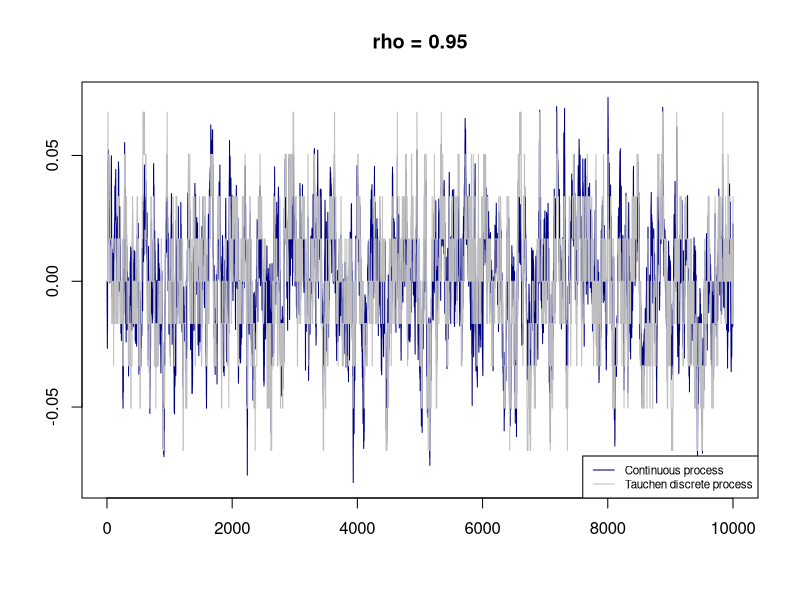
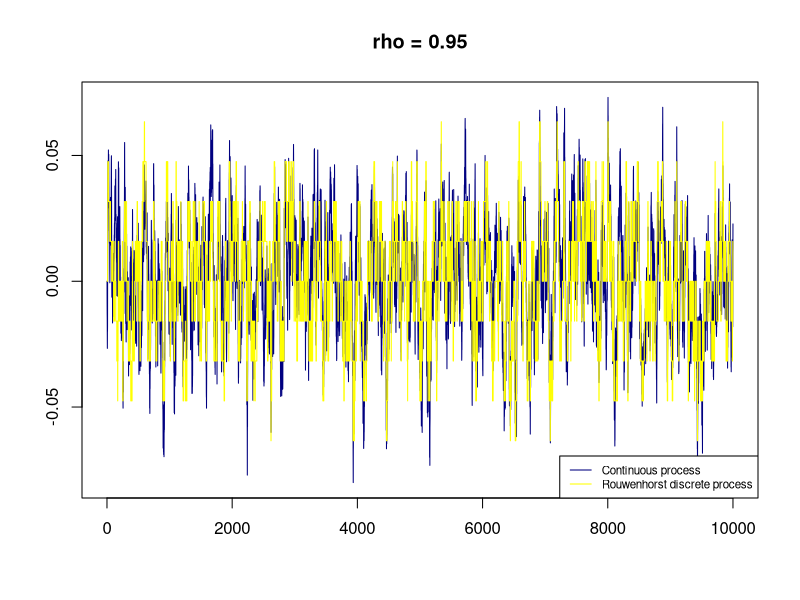
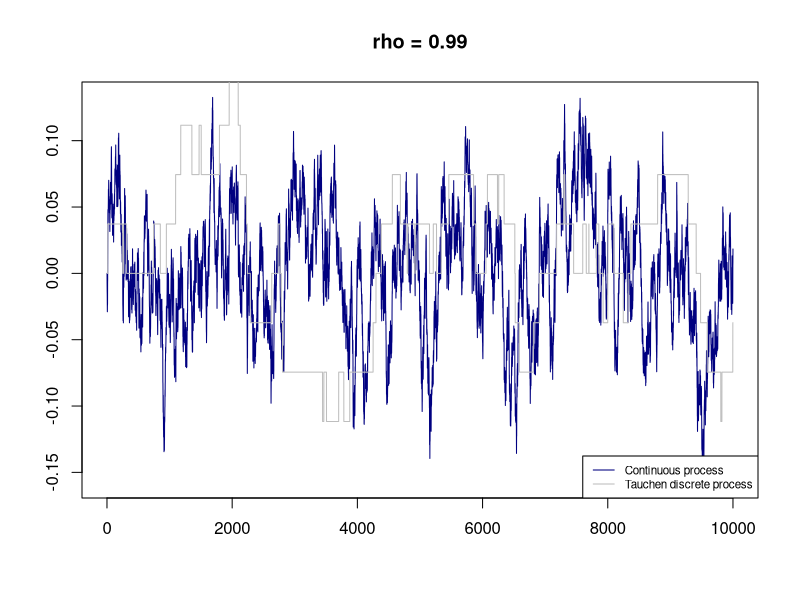
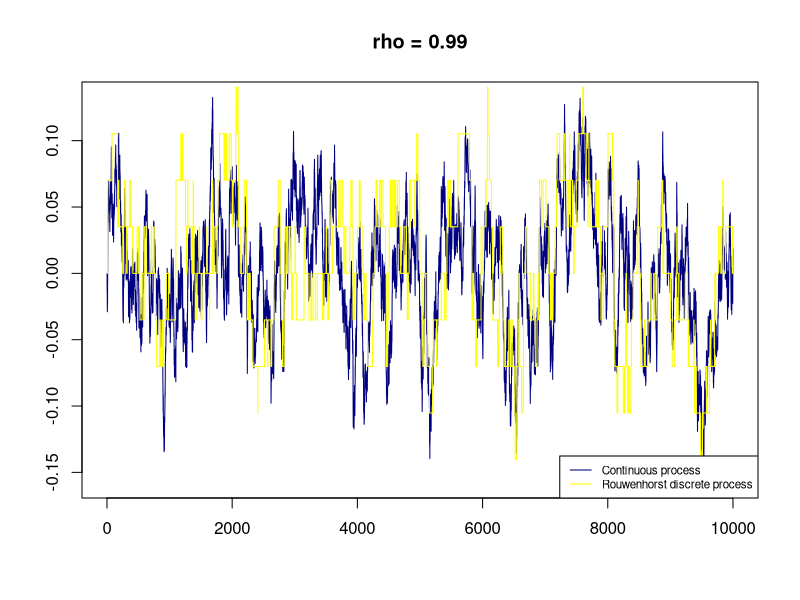

These charts were generated, in order, by the following R code:
##########################################
#### Lista 1 - Métodos Numéricos 2023 ####
##########################################

library(tidyverse)
library(xtable)

rm(list = ls())

rho <- 0.95 # persistence
sigma <- 0.007 # sd of the error
N <- 9 # number of states
n <- 10000 # number of periodos
m <- 3 # number of sds
mu <- 0 # mean of the ar process

set.seed(7)

########### Question 1

## Tauchen

Tauchen <- function(rho, N, sigma, mu = 0.0, m = 3){

  theta_sup <- m*sqrt(sigma^2/(1-rho^2)) # sigma is the sd of the error
  theta_grid <- seq(from = -theta_sup, to = theta_sup, length.out = N)
  delta <- (theta_grid[2]-theta_grid[1])/2
  
  P <- matrix(0, nrow = N, ncol = N)
  
  for(i in 1:N){
    for(j in 2:N-1){
      
      P[i,1] <- pnorm((-theta_sup + delta - rho*theta_grid[i]-(1-rho)*mu)/sigma)
      P[i,N] <- 1 - pnorm((theta_sup - delta - rho*theta_grid[i]-(1-rho)*mu)/sigma)
      P[i,j] <- pnorm((theta_grid[j] + delta - rho*theta_grid[i]-(1-rho)*mu)/sigma) -
                pnorm((theta_grid[j] - delta - rho*theta_grid[i]-(1-rho)*mu)/sigma)
    } 
  }            
  
  return(list(P, theta_grid))
}


########### Question 2

## Rouwenhorst

Rouwen <- function(rho, N, sigma, mu=0.0){

  theta_sup <- mu + sigma*sqrt((N-1)/(1-rho^2)) # sigma is the sd of the error
  theta_inf <- mu - sigma*sqrt((N-1)/(1-rho^2))
  theta_grid <- seq(from = theta_inf, to = theta_sup, length.out = N)
  
  p <- (1+rho)/2
  
  P2 <- matrix(c(p,1-p,1-p,p), nrow = 2)
  
  if(N == 2){
  
  P_new <- P2
  
  }else{
    
    P_old <- P2
  
    for(i in 3:N){
      P_new <- p*cbind(rbind(
                             P_old, 
                             matrix(0, nrow = 1, ncol = i-1)),
                             matrix(0, nrow = i, ncol = 1)) +
               (1-p)*cbind(rbind(
                             matrix(0, nrow = 1, ncol = i-1),
                             P_old),
                             matrix(0, nrow = i, ncol = 1)) +
               (1-p)*rbind(cbind(
                             matrix(0, nrow = i-1, ncol = 1),
                             P_old),
                             matrix(0, nrow = 1,ncol = i)) +
               p*rbind(matrix(0, nrow = 1, ncol = i),
                             cbind(matrix(0, nrow = i-1,ncol = 1),
                             P_old))
      P_old <- P_new
    }
    
  P_new <- P_new/rowSums(P_new) # normalizing the rows to sum 1
  }
  
  return(list(P_new, theta_grid)) 
  
}


########### Question 3

## Simulating the discrete process

z_cont_95 <- rep(0,n)

e <- rnorm(n, mean = mu, sd = sigma)

for(i in 2:n){
  z_cont_95[i] = rho*z_cont_95[i-1] + e[i]
}

Disc_ar <- function(rho, N, sigma, n, e, z0 = "median", mu=0, m=3, tauchen = TRUE){

  if(tauchen){    
  PP <- Tauchen(rho, N, sigma, mu, m)
  }else{    
  PP <- Rouwen(rho, N, sigma, mu)
  }

  P_acum <- t(apply(PP[[1]], 1, cumsum))

  z_disc <- rep(0,n)

  cdf_e <- rep(0,n)

  cdf_e[1] <- pnorm(e[1], mean = mu, sd = sigma)

  if(z0 == "median"){ # z0 is the initial state
    P_e <- median(1:N)
  }else{
    P_e <- which(PP[[2]] >= z0)
  }
  
  z_disc[1] <- PP[[2]][P_e]

  for(i in 2:n){
  cdf_e[i] <- pnorm(e[i], mean = mu, sd = sigma)

  P_e_n <- which(P_acum[P_e[1],] >= cdf_e[i])

  z_disc[i] <- PP[[2]][P_e_n[1]]

  P_e <- P_e_n[1]
  }

  return(z_disc)
}

Disc_ar_t_95 <- Disc_ar(rho, N, sigma, n, e, "median", mu, m, TRUE)

Disc_ar_r_95 <- Disc_ar(rho, N, sigma, n, e, "median", mu, m, FALSE)

plot(z_cont_95, main = "rho = 0.95", xlab = '', ylab = '', col = "navyblue", type = 'l', lwd = 1)
lines(Disc_ar_t_95, col="grey", type = 'l', lwd = 1)
legend("bottomright",legend = c("Continuous process", "Tauchen discrete process"),
       col=c("navyblue", "grey"), lty = c(1, 1), cex = 0.7)


plot(z_cont_95, main = "rho = 0.95", xlab = '', ylab = '', col = "navyblue", type = 'l', lwd = 1)
lines(Disc_ar_r_95, col="yellow", type = 'l', lwd = 1)
legend("bottomright",legend = c("Continuous process", "Rouwenhorst discrete process"),
       col=c("navyblue", "yellow"), lty = c(1, 1), cex = 0.7)


########### question 4

est_t_95 <- rep(0,n)

for(i in 2:n){
  est_t_95[i] = Disc_ar_t_95[i-1]
}

est_r_95 <- rep(0,n)

for(i in 2:n){
  est_r_95[i] = Disc_ar_r_95[i-1]
}

reg_t_95 <- lm(Disc_ar_t_95 ~ est_t_95 -1)
summary(reg_t_95)

reg_r_95 <- lm(Disc_ar_r_95 ~ est_r_95 -1)
summary(reg_r_95)


########### question 5

z_cont_99 <- rep(0,n)

for(i in 2:n){
  z_cont_99[i] = 0.99*z_cont_99[i-1] + e[i]
}

Disc_ar_t_99 <- Disc_ar(0.99, N, sigma, n, e, "median", mu, m, TRUE)

Disc_ar_r_99 <- Disc_ar(0.99, N, sigma, n, e, "median", mu, m, FALSE)

plot(z_cont_99, main = "rho = 0.99", xlab = '', ylab = '', col = "navyblue", type = 'l', lwd = 1)
lines(Disc_ar_t_99, col="grey", type = 'l', lwd = 1)
legend("bottomright",legend = c("Continuous process", "Tauchen discrete process"),
       col=c("navyblue", "grey"), lty = c(1, 1), cex = 0.7)


plot(z_cont_99, main = "rho = 0.99", xlab = '', ylab = '', col = "navyblue", type = 'l', lwd = 1)
lines(Disc_ar_r_99, col="yellow", type = 'l', lwd = 1)
legend("bottomright",legend = c("Continuous process", "Rouwenhorst discrete process"),
       col=c("navyblue", "yellow"), lty = c(1, 1), cex = 0.7)


est_t_99 <- rep(0,n)

for(i in 2:n){
  est_t_99[i] = Disc_ar_t_99[i-1]
}

est_r_99 <- rep(0,n)

for(i in 2:n){
  est_r_99[i] = Disc_ar_r_99[i-1]
}

reg_t_99 <- lm(Disc_ar_t_99 ~ est_t_99 -1)
summary(reg_t_99)

reg_r_99 <- lm(Disc_ar_r_99 ~ est_r_99 -1)
summary(reg_r_99)
